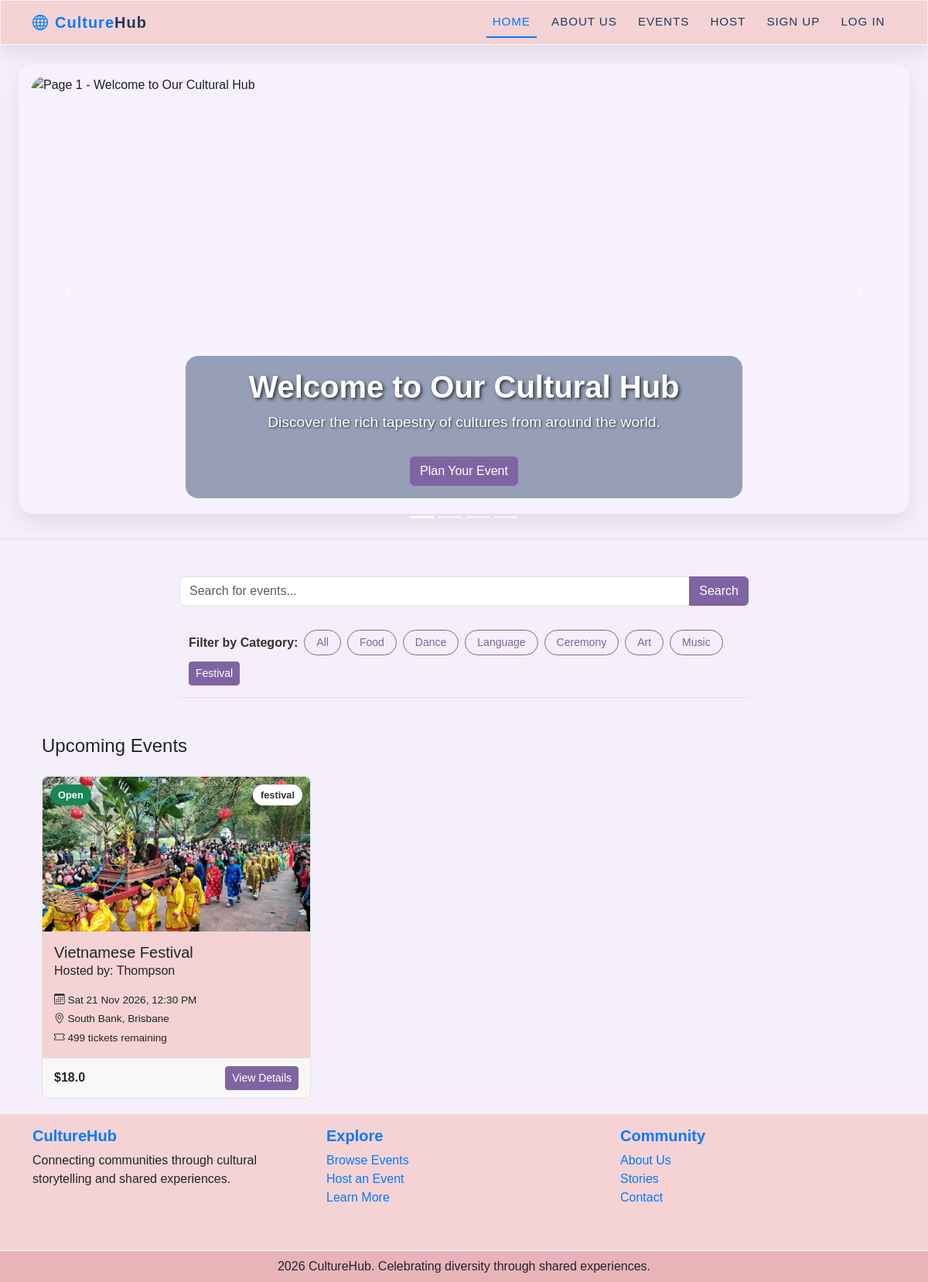
The page /category/festival on the database as committed earlier.
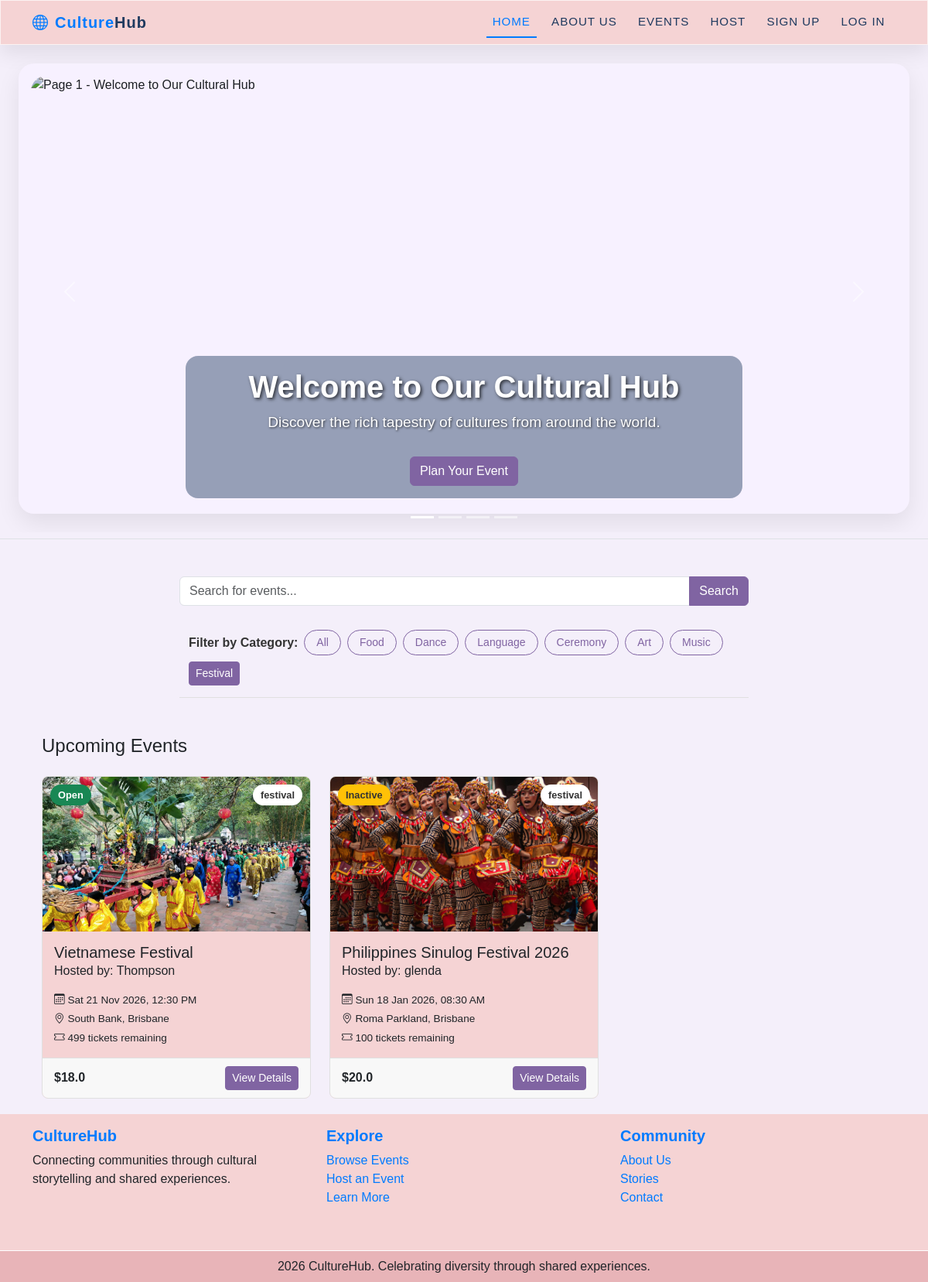
The same page on the database as committed later.
### culturehub/models.py (models this page shows)
class Event(db.Model):
    id = db.Column(db.Integer, primary_key=True)
    name = db.Column(db.String(100), nullable=False)
    category = db.Column(db.String(50), nullable=False)
    date = db.Column(db.DateTime, nullable=False)
    location = db.Column(db.String(255), nullable=False)
    description = db.Column(db.Text, nullable=False)
    image = db.Column(db.String(255))
    status = db.Column(db.String(20), default='Open')
    tickets_available = db.Column(db.Integer, nullable=False)
    price = db.Column(db.Float, nullable=False)
    acknowledgement  = db.Column(db.String(20), default='none')
    acknowledgement_text = db.Column(db.Text, nullable=True)
    user_id = db.Column(db.Integer, db.ForeignKey('user.id'), nullable=False)
    comments = db.relationship('Comment', backref='event', lazy=True)
    orders = db.relationship('Order', backref='event', lazy=True)

class User(db.Model, UserMixin):
    id = db.Column(db.Integer, primary_key=True)
    name = db.Column(db.String(100), unique=True, nullable=False)
    email = db.Column(db.String(150), unique=True, nullable=False)
    phone = db.Column(db.String(20), nullable=False)
    address = db.Column(db.String(255), nullable=False)
    password_hash = db.Column(db.String(255), nullable=False)
    profile_image = db.Column(db.String(255), nullable=True)
    events = db.relationship('Event', backref='user', lazy=True)
    comments = db.relationship('Comment', backref='user', lazy=True)
    orders = db.relationship('Order', backref='user', lazy=True)
    bio = db.Column(db.Text, nullable=True)  # Optional field for user biography
    language = db.Column(db.String(255), nullable=True)  # Optional field for user's preferred language
    cultural_interests = db.Column(db.String(255), nullable=True)  # Optional field for user's cultural interests
    created_at = db.Column(db.DateTime, default=datetime.now)  # Timestamp for when the user account was created

### culturehub/views.py (the view)
@main_bp.route('/')
@main_bp.route('/category/<category>')
def index(category=None):
    now = datetime.now()
    past_events = Event.query.filter(Event.date < now, Event.status == 'Open').all()
    for event in past_events:
        event.status = 'Inactive'
    db.session.commit()
    search = request.args.get('search')
    if search:
        events = Event.query.filter(Event.name.ilike(f'%{search}%')).all()
    elif category:
        events = Event.query.filter_by(category=category).all()
    else:
        events = Event.query.all()
    return render_template('events/index.html', events=events, current_category=category)

### culturehub/templates/events/index.html (shortened to what the changed rows need)
{% extends "base.html" %}
{% block content %}
<div class="container">
  <section class="event-cards" id="events">
    <div class="container">
      <div class="row row-cols-1 row-cols-sm-2 row-cols-lg-3">
        {% if events %}
        {% for event in events %}
        <div class="col">
          <div class="event-card">
            <div class="card-img-wrap">
              <span class="status-badge status-{{ event.status | lower | replace(' ', '-') }}">{{ event.status }}</span>
              <img src="{{ url_for('static', filename='images/' + event.image) if event.image else 'https://placehold.co/400x200' }}" class="card-img-top" alt="{{ event.name }}">
              <span class="origin-tag">{{ event.category }}</span>
            </div>
            <div class="card-body">
              <h5 class="card-title">{{ event.name }}</h5>
              <p class="card-description">Hosted by: {{ event.user.name }}</p>
              <div class="card-meta">
                <span><i class="bi bi-calendar3 mi"></i> {{ event.date.strftime('%a %d %b %Y, %I:%M %p') }}</span>
                <span><i class="bi bi-geo-alt mi"></i> {{ event.location }}</span>
                <span><i class="bi bi-ticket mi"></i> {{ event.tickets_available }} tickets remaining</span>
              </div>
            </div>
              <div class="card-footer d-flex justify-content-between align-items-center">
                <span class="event-price">${{ event.price }}</span>
                <a href="{{ url_for('main.event_detail', event_id=event.id) }}" class="btn btn-primary btn-sm">View Details</a>
              </div>
          </div>
        </div>
        {% endfor %}
      {% else %}
        <P class="text-center mt-4">No Events available at the moment. Please check back later!</P>
      {% endif %}
      </div>
    </div>
  </section>
</div>
{% endblock %}

Rows that differ between the two databases and show on the page:
added Event: status "Inactive", image (picture), category "festival", name "Philippines Sinulog Festival 2026", user.name "glenda", date "Sun 18 Jan 2026, 08:30 AM", location "Roma Parkland, Brisbane", tickets_available "100", price "20.0"
